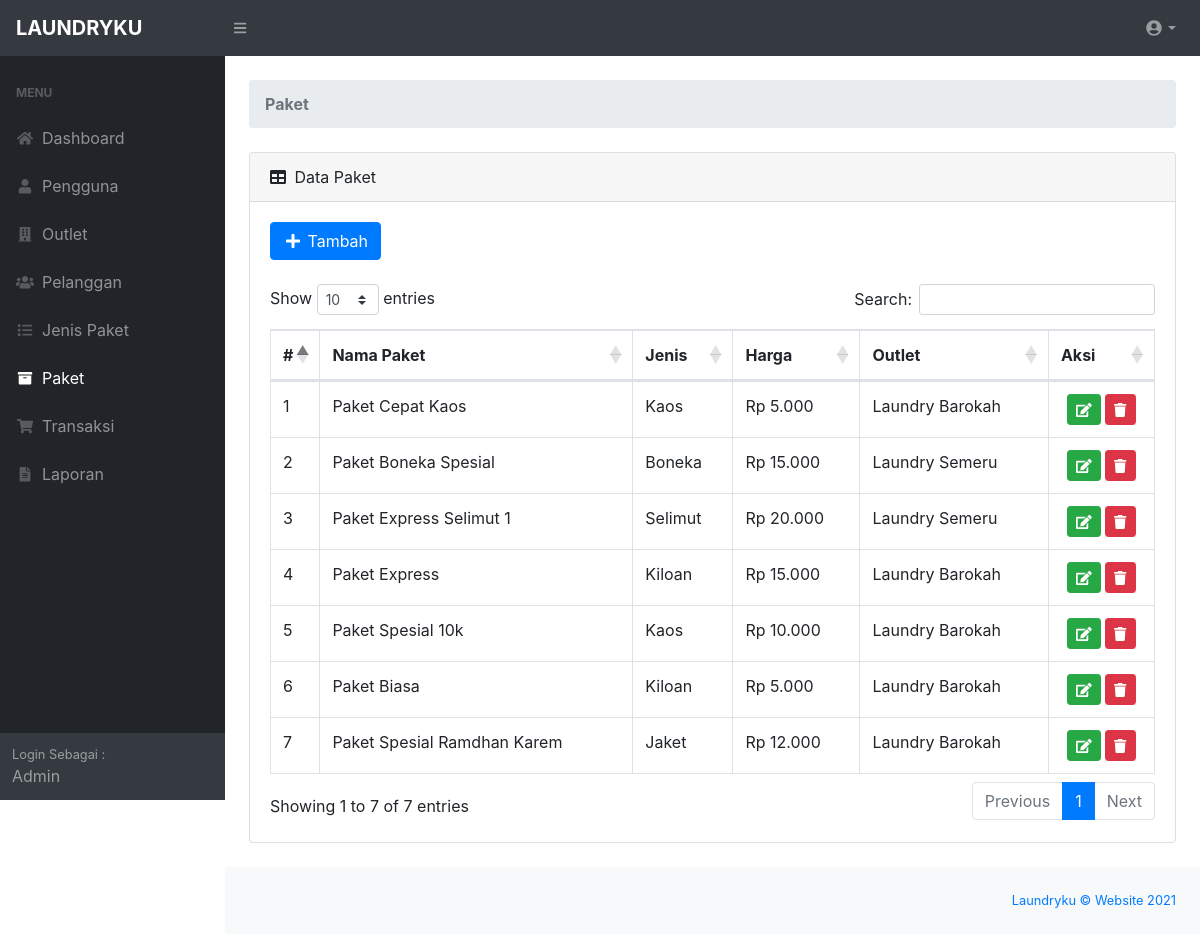
The page /admin/index_paket.php (signed in) on the database its author committed.
### tables this page shows
CREATE TABLE `tb_paket` (
  `id_paket` int(11) NOT NULL,
  `id_outlet` int(11) NOT NULL,
  `nama_paket` varchar(100) NOT NULL,
  `harga_paket` varchar(11) NOT NULL,
  `id_kategori_paket` int(11) NOT NULL
);

CREATE TABLE `tb_kategori_paket` (
  `id_kategori_paket` int(11) NOT NULL,
  `nama_kategori` varchar(35) NOT NULL
);

CREATE TABLE `tb_outlet` (
  `id_outlet` int(11) NOT NULL,
  `nama_outlet` varchar(100) NOT NULL,
  `alamat_outlet` text NOT NULL,
  `telp_outlet` varchar(15) NOT NULL
);

### admin/functions.php (called while the page is built, shortened)
<?php
function ambildata($conn,$query){
    $data = mysqli_query($conn,$query);
    if (mysqli_num_rows($data) > 0) {
        while($row = mysqli_fetch_assoc($data)){
        $hasil[] = $row;
    }
    return $hasil;
    }
}
function rupiah($angka){
	$hasil_rupiah = "Rp " . number_format($angka,0,',','.');
	return $hasil_rupiah;
}
?>

### admin/index_paket.php (the view, shortened to what this page needs)
<?php
require 'functions.php';
require 'layout_header.php';
$query = 'Call GetAllPaket()';
$data = ambildata($conn,$query);
?>
<div id="layoutSidenav_content">
    <main>
        <div class="container-fluid">
            <ol class="breadcrumb mb-4">
                <li class="breadcrumb-item active"><b>Paket</b></li>
            </ol>
            <div class="card mb-4">
                <div class="card-header">
                    <i class="fas fa-table mr-1"></i>
                    Data Paket
                </div>
                <div class="card-body">
                    <div class="col-m-6">
                        <a href="paket_tambah.php" class="btn btn-primary box-title"><i class="fa fa-plus fa-fw"></i>
                            Tambah</a>
                    </div>
                    <br>
                    <div class="table-responsive">
                        <table class="table table-bordered" id="dataTable" width="100%" cellspacing="0">
                            <thead>
                                <tr align="center">
                                    <th width="4%">#</th>
                                    <th>Nama Paket</th>
                                    <th>Jenis</th>
                                    <th>Harga</th>
                                    <th>Outlet</th>
                                    <th width="12%">Aksi</th>
                                </tr>
                            </thead>
                            <tbody>
                                <?php error_reporting(0);
                                $no=1; foreach($data as $paket): ?>
                                <tr>
                                    <td><?= $no++ ?></td>
                                    <td><?= $paket['nama_paket'] ?></td>
                                    <td><?= $paket['nama_kategori'] ?></td>
                                    <td><?= rupiah($paket['harga_paket']) ?></td>
                                    <td><?= $paket['nama_outlet'] ?></td>
                                    <td align="center">
                                        <div class="btn-group-sm" role="group" aria-label="Basic example">
                                            <a href="paket_ubah.php?id=<?= $paket['id_paket']; ?>" data-toggle="tooltip"
                                                data-placement="bottom" title="Edit" class="btn btn-success"><i
                                                    class="fa fa-edit"></i></a>
                                            <a href="paket_hapus.php?id=<?= $paket['id_paket']; ?>"
                                                onclick="return confirm('Yakin hapus data ? ');" data-toggle="tooltip"
                                                data-placement="bottom" title="Hapus" class="btn btn-danger"><i
                                                    class="fa fa-trash"></i></a>
                                        </div>
                                    </td>
                                </tr>
                                <?php endforeach; ?>
                            </tbody>
                        </table>
                    </div>
                </div>
            </div>
        </div>
    </main>
    <?php
require 'layout_footer.php';
?>

### rows shown on the page
tb_paket: nama_paket "Paket Cepat Kaos", id_kategori_paket.nama_kategori "Kaos", harga_paket "Rp 5.000", id_outlet.nama_outlet "Laundry Barokah"
tb_paket: nama_paket "Paket Boneka Spesial", id_kategori_paket.nama_kategori "Boneka", harga_paket "Rp 15.000", id_outlet.nama_outlet "Laundry Semeru"
tb_paket: nama_paket "Paket Express Selimut 1", id_kategori_paket.nama_kategori "Selimut", harga_paket "Rp 20.000", id_outlet.nama_outlet "Laundry Semeru"
tb_paket: nama_paket "Paket Express", id_kategori_paket.nama_kategori "Kiloan", harga_paket "Rp 15.000", id_outlet.nama_outlet "Laundry Barokah"
tb_paket: nama_paket "Paket Spesial 10k", id_kategori_paket.nama_kategori "Kaos", harga_paket "Rp 10.000", id_outlet.nama_outlet "Laundry Barokah"
tb_paket: nama_paket "Paket Biasa", id_kategori_paket.nama_kategori "Kiloan", harga_paket "Rp 5.000", id_outlet.nama_outlet "Laundry Barokah"
tb_paket: nama_paket "Paket Spesial Ramdhan Karem", id_kategori_paket.nama_kategori "Jaket", harga_paket "Rp 12.000", id_outlet.nama_outlet "Laundry Barokah"
